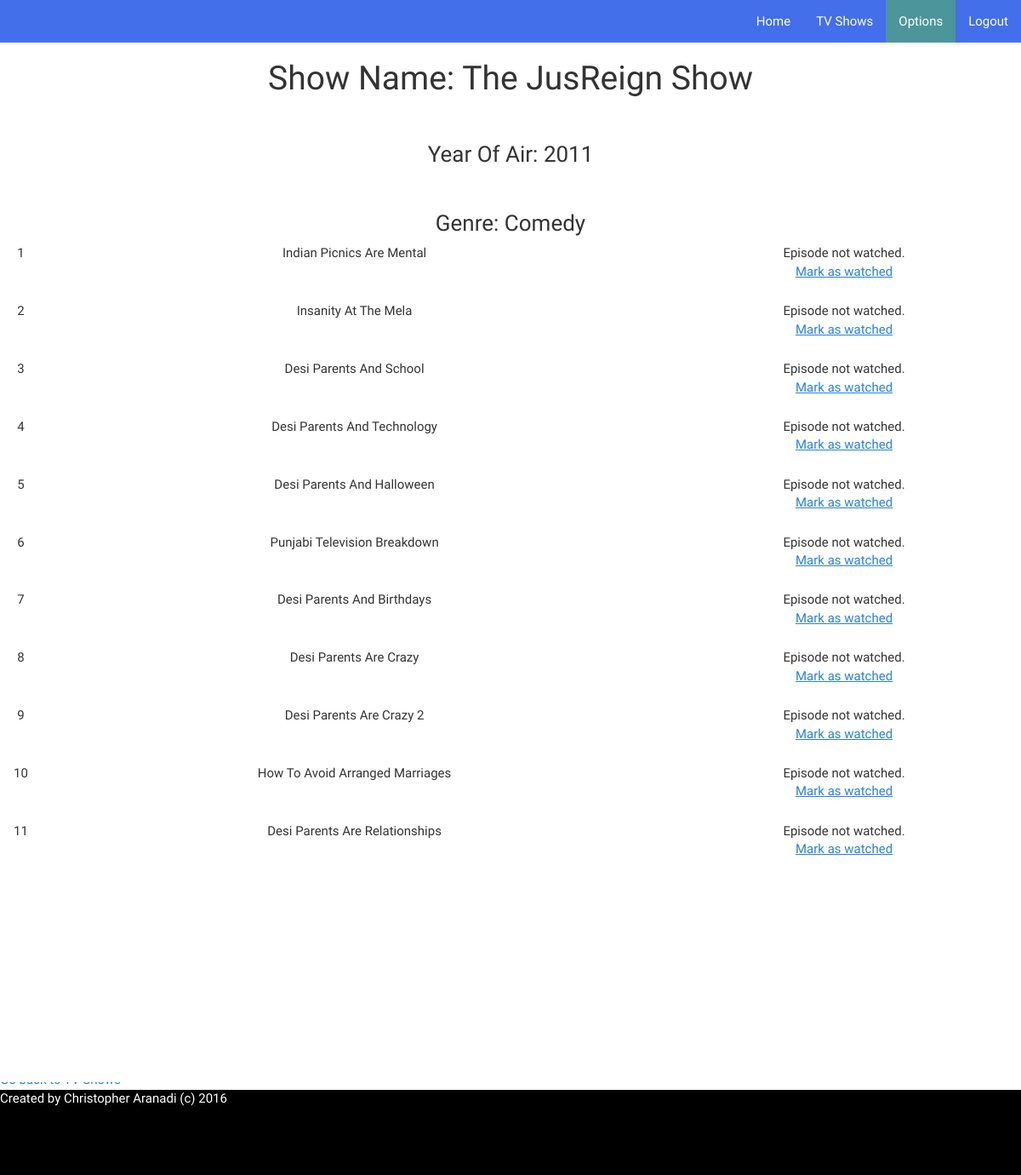
Page /show_info.php?id=5 (signed in) on the earlier database version.
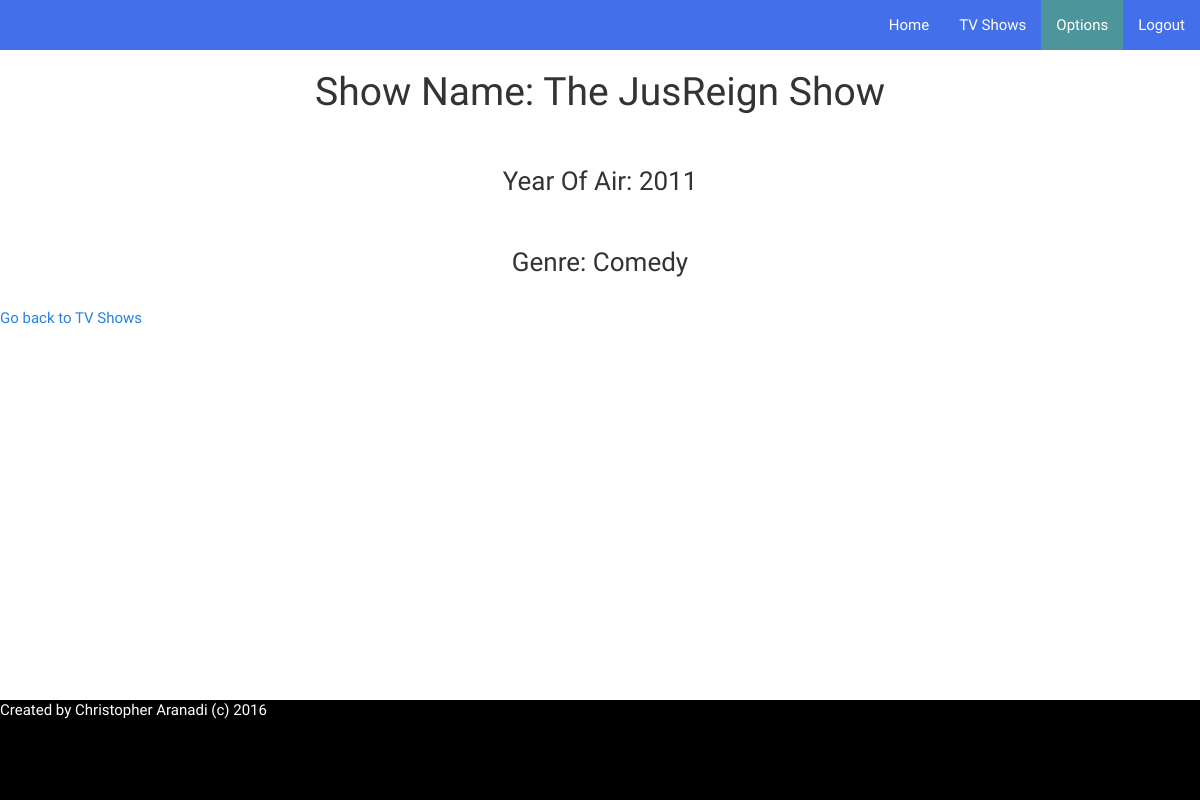
Same page on the later database version.
### tables this page shows
CREATE TABLE IF NOT EXISTS `shows` (
  `id` int(11) NOT NULL,
  `name` varchar(256) DEFAULT NULL,
  `airdate` int(11) DEFAULT NULL,
  `genre` varchar(256) DEFAULT NULL
);

CREATE TABLE IF NOT EXISTS `user_show_episodes` (
  `user_id` int(11) NOT NULL,
  `show_id` int(11) NOT NULL,
  `episode_id` int(11) NOT NULL,
  `watched` tinyint(1) NOT NULL
);

CREATE TABLE IF NOT EXISTS `episodes` (
  `show_id` int(11) NOT NULL,
  `episode_number` int(11) DEFAULT NULL,
  `episode_name` varchar(256) DEFAULT NULL
);

### show_info.php (the view, shortened to what this page needs)
<?php
include "db_server.php";
if (isset($_SESSION['name']))
{
?>
<html>
<head>
  <link rel = "stylesheet" href = "css/bootstrap.css">
  <link rel = "stylesheet" href = "css/profile.css">
</head>
<body>
  <div class = "content">
    <nav class="navbar navbar-default custom">
      <div class="navbar-collapse collapse navbar-right">
        <ul class="nav navbar-nav">
          <li><a href="profile.php">Home</a></li>
          <li><a href="tv_shows.php">TV Shows</a></li>
          <li class = "active"><a href="options.php">Options</a></li>
          <li><a href="logout.php">Logout</a></li>
        </ul>
      </div>
    </nav>
    <div align = "center">
      <?php
      $id = $_GET['id'];
      $query = $db->prepare("select * from shows where id = :id");
      $query->bindParam(":id", $id);
      $query->execute();
      while ($row = $query->fetch(PDO::FETCH_ASSOC))
      {
        echo "<h1>Show Name: " . $row['name'] . "</h1>";
        echo "<br>";
        echo "<h3>Year Of Air: " . $row['airdate'] . "</h3>";
        echo "<br>";
        echo "<h3>Genre: " . $row['genre'] . "</h3>";
      }
      $query = $db->prepare("select * from user_show_episodes left join episodes on user_show_episodes.episode_id = episodes.episode_number
                             and user_show_episodes.show_id = episodes.show_id where user_id = :id and episodes.show_id = :sid");
      $query->bindParam(":id", $_SESSION['id']);
      $query->bindParam(":sid", $id);
      $query->execute();
      echo "<div class = 'table'>";
      while ($row = $query->fetch(PDO::FETCH_ASSOC))
      {
        $ep_num = $row['episode_number'];
        $ep_name = $row['episode_name'];
        $status = $row['watched'];
        echo "<div class = 'row'>";
        echo "  <div class = 'column'>";
        echo "    $ep_num";
        echo "  </div>";
        echo "  <div class = 'column'>";
        echo "    $ep_name";
        echo "  </div>";
        echo "  <div class = 'column'>";
        if ($status == false)
        {
          echo "<div>Episode not watched.</div>";
          echo "<a href = 'watched.php?show=$id&ep=$ep_num'>Mark as watched</a>";
        }
        else
        {
          echo "You have already watched this episode.";
        }
        echo "  </div>";
        echo "</div>";
      }
      echo "</div>";
      ?>
    </div>
    <a href = "tv_shows.php">Go back to TV Shows</a>
  </div>
  <footer class = "main-footer">
    Created by Christopher Aranadi (c) 2016
  </footer>
</body>
</html>
<?php
}
else
{
  header("Location: index.php");
}
?>

### css/profile.css (style rules this page uses)
body { margin: 0; height: 100%; }
div.content { min-height: 100%; margin-bottom: -100px; }
div.content:after { display: block; content: ""; }
div.content:after, footer { height: 100px; }
footer { background-color: black; color: white; }
nav.custom { background-color: #436FEB; border-radius: 0; border: 0; }
div ul li.active a { background: #4C959B !important; color: white !important; }
div ul li a { color: white !important; }
div.table { display: table; }
div.row { display: table-row; }
div.column { display: table-cell; padding-bottom: 25px; }

Differences in the rows shown:
removed user_show_episodes: episodes.episode_number "1", episodes.episode_name "Indian Picnics Are Mental"
removed user_show_episodes: episodes.episode_number "2", episodes.episode_name "Insanity At The Mela"
removed user_show_episodes: episodes.episode_number "3", episodes.episode_name "Desi Parents And School"
removed user_show_episodes: episodes.episode_number "4", episodes.episode_name "Desi Parents And Technology"
removed user_show_episodes: episodes.episode_number "5", episodes.episode_name "Desi Parents And Halloween"
removed user_show_episodes: episodes.episode_number "6", episodes.episode_name "Punjabi Television Breakdown"
removed user_show_episodes: episodes.episode_number "7", episodes.episode_name "Desi Parents And Birthdays"
removed user_show_episodes: episodes.episode_number "8", episodes.episode_name "Desi Parents Are Crazy"
removed user_show_episodes: episodes.episode_number "9", episodes.episode_name "Desi Parents Are Crazy 2"
removed user_show_episodes: episodes.episode_number "10", episodes.episode_name "How To Avoid Arranged Marriages"
removed user_show_episodes: episodes.episode_number "11", episodes.episode_name "Desi Parents Are Relationships"
